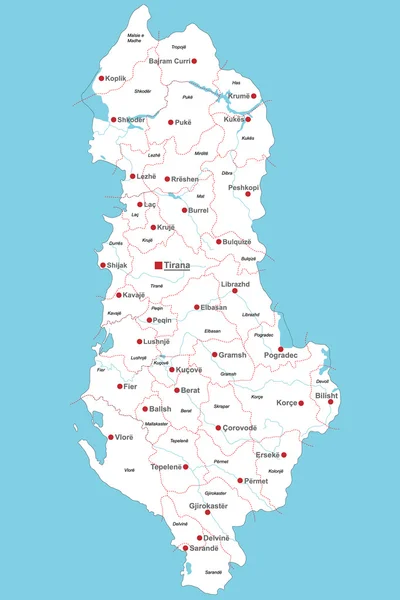
#> input picture tools/_albania_inputs/albania_districts.jpg, 400 x 600 px
$ python albania_partition.py
#> lines starting #> are read from the running program, lines starting #| are printed output that depends on the picture; after the words box and inside, x2 and y2 are one past the last pixel; in counts of white or black regions, pixels touching at a corner belong together
#!/usr/bin/env python3
"""Stage 1 for Albania: split the 12 counties (albania_counties.png) into the 36 districts
(albania_districts.jpg) and write tools/_albania_inputs/partition.npz.
Seeds = the 36 red town dots on the district map; boundaries = faint pink dotted lines (watershed ridges)."""
import os, numpy as np
from PIL import Image
import scipy.ndimage as ndi
from skimage.segmentation import watershed

HERE = os.path.dirname(os.path.abspath(__file__)); IN = os.path.join(HERE, '_albania_inputs')
# name, district seat dot position on the 2x preview (x,y), terrain
DIST = [
 ('Malesi e Madhe','Koplik',(203,156),'mountain'), ('Tropoje','Bajram Curri',(388,122),'mountain'),
 ('Has','Kruma',(507,191),'mountain'), ('Shkoder','Shkoder',(227,239),'plains'),
 ('Puke','Puke',(341,244),'mountain'), ('Kukes','Kukes',(495,238),'mountain'),
 ('Lezhe','Lezhe',(265,352),'plains'), ('Mirdite','Rreshen',(334,357),'mountain'),
 ('Kurbin','Lac',(279,408),'hills'), ('Mat','Burrel',(369,420),'mountain'),
 ('Kruje','Kruje',(306,454),'hills'), ('Diber','Peshkopi',(495,387),'mountain'),
 ('Bulqize','Bulqize',(437,483),'mountain'), ('Durres','Durres',(205,530),'plains'),
 ('Tirane','Tirana',(316,530),'hills'), ('Kavaje','Kavaje',(237,590),'plains'),
 ('Librazhd','Librazhd',(469,581),'mountain'), ('Elbasan','Elbasan',(393,614),'hills'),
 ('Peqin','Peqin',(298,639),'plains'), ('Lushnje','Lushnje',(278,683),'plains'),
 ('Gramsh','Gramsh',(429,709),'hills'), ('Pogradec','Pogradec',(561,698),'mountain'),
 ('Kucove','Kucove',(343,739),'plains'), ('Fier','Fier',(239,772),'plains'),
 ('Berat','Berat',(353,780),'hills'), ('Mallakaster','Ballsh',(290,817),'hills'),
 ('Skrapar','Corovode',(436,855),'mountain'), ('Korce','Korce',(602,806),'hills'),
 ('Devoll','Bilisht',(661,802),'hills'), ('Vlore','Vlore',(222,874),'hills'),
 ('Tepelene','Tepelene',(371,933),'mountain'), ('Kolonje','Erseke',(567,909),'mountain'),
 ('Permet','Permet',(480,960),'mountain'), ('Gjirokaster','Gjirokaster',(414,1024),'mountain'),
 ('Delvine','Delvine',(380,1060),'hills'), ('Sarande','Sarande',(410,1146),'hills'),
]
assert len(DIST) == 36

def main():
    a = np.array(Image.open(os.path.join(IN, 'albania_districts.jpg')).convert('RGB')).astype(int)
    R, G, B = a[..., 0], a[..., 1], a[..., 2]
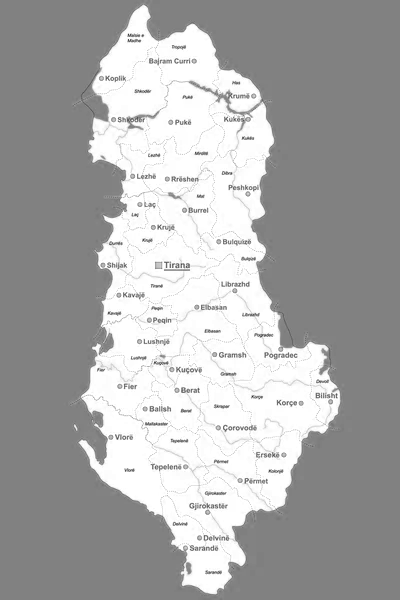
#> R: shape (600, 400) int64; min 37, max 255, mean 171
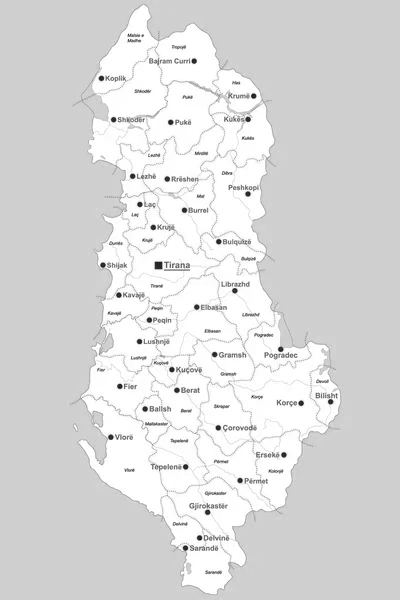
#> G: shape (600, 400) int64; min 23, max 255, mean 219.5
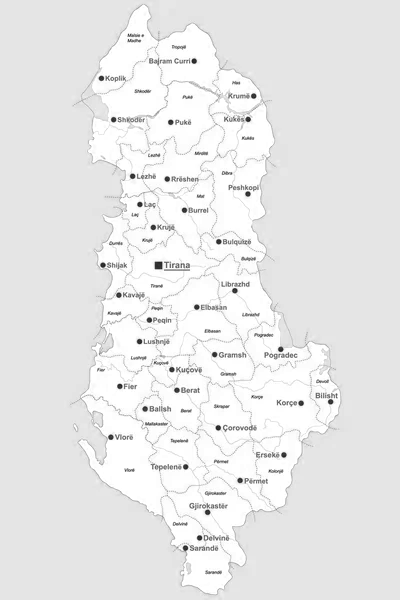
#> B: shape (600, 400) int64; min 28, max 255, mean 233.2
    sea = (B > 200) & (R < 170) & (G > 170) & (G < 225) & (B - R > 60)
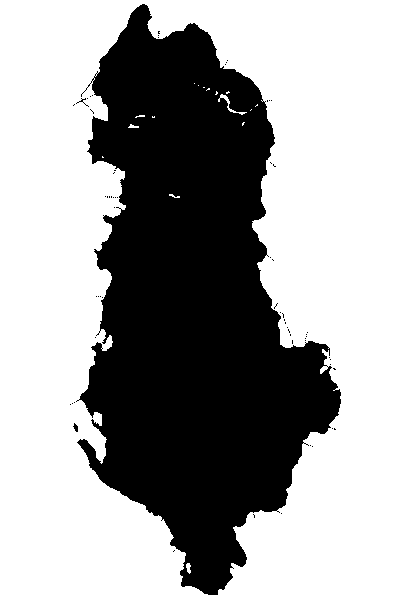
#> sea: shape (600, 400) bool; 62.7% white; 64 black regions (61 under 20 px), largest, box (x1, y1, x2, y2) and area: (76, 4, 341, 595) 89360, (73, 423, 78, 432) 27, (76, 98, 89, 107) 21
    sl, _ = ndi.label(sea)
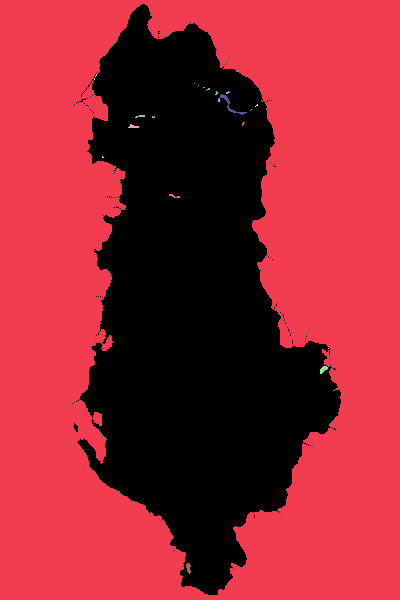
#> sl: shape (600, 400) int32; 33 distinct labels, from 0 to 32; one colour per label, 0 black
    bd = set(sl[0, :]) | set(sl[-1, :]) | set(sl[:, 0]) | set(sl[:, -1]); bd.discard(0)
#> after `bd = set(sl[0, :]) | set(sl[-1, :]) | set(sl[:, 0]) | set(sl[:, -1])`: bd = 1 item
    land = ndi.binary_opening(ndi.binary_fill_holes(~np.isin(sl, list(bd))), iterations=1)
#> land: shape (600, 400) bool; 37.3% white; 2 white regions, box (x1, y1, x2, y2) and area: (77, 4, 341, 595) 89534, (73, 424, 78, 432) 24
    dots = ndi.binary_dilation(ndi.binary_opening((R-G > 55) & (R-B > 45) & (R > 130), structure=np.ones((3, 3))), iterations=4)
#> dots: shape (600, 400) bool; 1.8% white; 36 white regions, largest, box (x1, y1, x2, y2) and area: (150, 257, 167, 274) 221, (146, 221, 160, 234) 132, (112, 289, 126, 302) 127
    line = land & (R-G > 14) & (R-B > 10) & (G < 228) & ~dots
#> line: shape (600, 400) bool; 1.4% white in thin lines or dots, all inside (x1, y1, x2, y2) = (90, 43, 327, 558)
    line = ndi.binary_dilation(ndi.binary_closing(line, structure=np.ones((3, 3)), iterations=3), iterations=1)
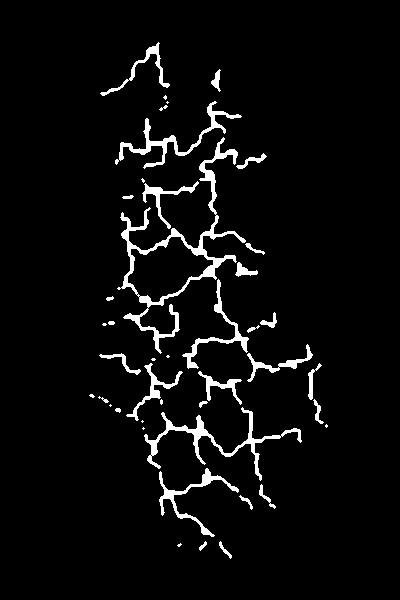
#> line: shape (600, 400) bool; 4.4% white; 43 white regions (13 under 20 px), largest, box (x1, y1, x2, y2) and area: (117, 137, 246, 354) 2904, (144, 407, 302, 481) 1420, (115, 101, 242, 169) 1104
    # the Delvine/Sarande boundary is not detected from the dotted line (the Sarande dot sits on it): draw it by hand
    from PIL import ImageDraw
    hand = Image.new('L', (land.shape[1], land.shape[0]), 0); dr = ImageDraw.Draw(hand)
#> after `hand = Image.new('L', (land.shape[1], land.shape[0]), 0)`: hand: PIL image 400x600 L; every value is 0
    dr.line([(168, 544), (206, 544), (222, 541), (231, 560)], fill=255, width=2)
    line |= np.array(hand) > 0
    mk = np.zeros(land.shape, int)
    for i, (_, _, (x, y), _) in enumerate(DIST, 1):
        mk[y//2-2:y//2+3, x//2-2:x//2+3] = i
    lab1 = watershed(ndi.gaussian_filter(line.astype(float), 1.0), mk, mask=land)   # 1..36, 0 = sea (district map frame)
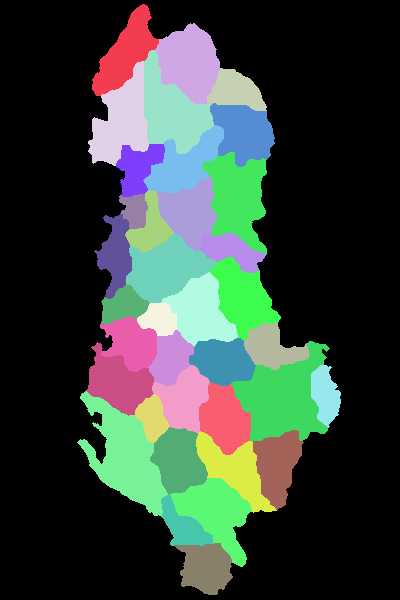
#> lab1: shape (600, 400) int64; 37 distinct labels, from 0 to 36; one colour per label, 0 black
    # ---- register district frame -> county frame (bbox + small IoU refinement)
    cl = np.load(os.path.join(IN, 'county_labels.npy')) if os.path.exists(os.path.join(IN, 'county_labels.npy')) else None
    return lab1, land, cl

def bbox(m):
    ys, xs = np.where(m); return xs.min(), xs.max(), ys.min(), ys.max()

def warp(lab1, par, shape):
    sx, sy, tx, ty = par
    Y, X = np.mgrid[0:shape[0], 0:shape[1]]
    u = np.round((X - tx) / sx).astype(int); v = np.round((Y - ty) / sy).astype(int)
    ok = (u >= 0) & (u < lab1.shape[1]) & (v >= 0) & (v < lab1.shape[0])
    out = np.zeros(shape, int); out[ok] = lab1[v[ok], u[ok]]
    return out

def register(lab1, mask2):
    x0a, x1a, y0a, y1a = bbox(lab1 > 0); x0b, x1b, y0b, y1b = bbox(mask2)
    sx = (x1b - x0b) / (x1a - x0a); sy = (y1b - y0b) / (y1a - y0a)
    par = [sx, sy, x0b - x0a * sx, y0b - y0a * sy]
    def iou(p):
        w = warp(lab1, p, mask2.shape) > 0
        return (w & mask2).sum() / (w | mask2).sum()
    best = iou(par); step = [0.01, 0.01, 6, 6]
    for _ in range(6):
        for k in range(4):
            for d in (-1, 1):
                q = list(par); q[k] += d * step[k]
                v = iou(q)
                if v > best: best, par = v, q
        step = [t / 2 for t in step]
    return par, best

def combine(lab1, cl):
#> (the run stopped early here; a loop or call above may not have finished)
